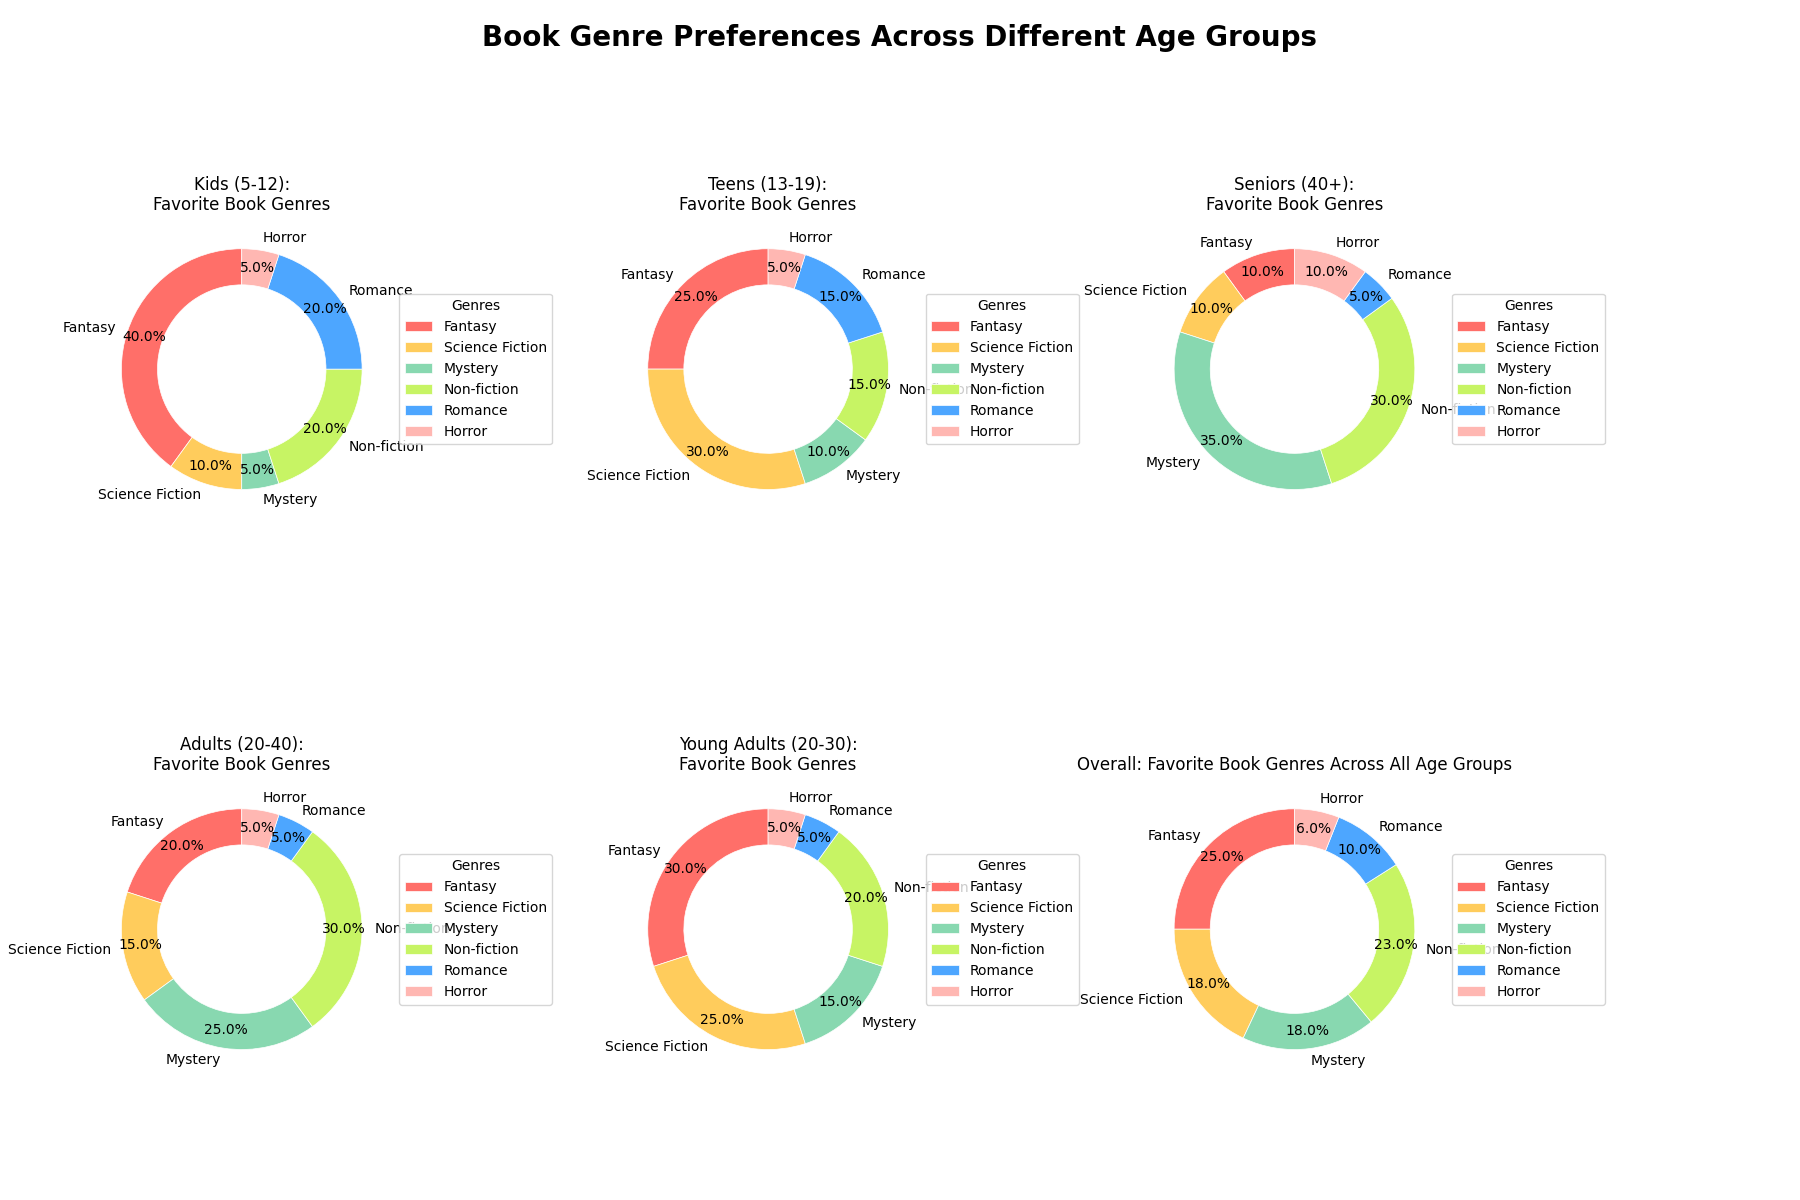

This figure's Python source:
import matplotlib.pyplot as plt
import numpy as np

age_groups = ['Kids (5-12)', 'Teens (13-19)', 'Young Adults (20-30)', 'Adults (20-40)', 'Seniors (40+)']
genres = ['Fantasy', 'Science Fiction', 'Mystery', 'Non-fiction', 'Romance', 'Horror']

data = {
    'Kids (5-12)': [40, 10, 5, 20, 20, 5],
    'Teens (13-19)': [25, 30, 10, 15, 15, 5],
    'Young Adults (20-30)': [30, 25, 15, 20, 5, 5],
    'Adults (20-40)': [20, 15, 25, 30, 5, 5],
    'Seniors (40+)': [10, 10, 35, 30, 5, 10]
}

colors = ['#ff6f69', '#ffcc5c', '#88d8b0', '#c7f464', '#4da6ff', '#ffb7b2']

total_per_genre = np.array([sum(data[group][i] for group in age_groups) for i in range(len(genres))])

fig, axs = plt.subplots(2, 3, figsize=(18, 12))

# Original mapping of subplots
mapping = [0, 1, 4, 3, 2]

for i, group_index in enumerate(mapping):
    group = age_groups[group_index]
    group_data = data[group]
    ax = axs[i // 3, i % 3]
    wedges, texts, autotexts = ax.pie(
        group_data,
        labels=genres,
        autopct='%1.1f%%',
        startangle=90,
        colors=colors,
        pctdistance=0.85,
        wedgeprops=dict(width=0.3, edgecolor='w', linewidth=0.5),
        textprops=dict(size=10)
    )
    
    ax.set(aspect="equal", title=f"{group}:\nFavorite Book Genres")
    ax.legend(wedges, genres, title="Genres", loc="center left", bbox_to_anchor=(1, 0, 0.5, 1))

ax = axs[1, 2]
wedges, texts, autotexts = ax.pie(
    total_per_genre,
    labels=genres,
    autopct='%1.1f%%',
    startangle=90,
    colors=colors,
    pctdistance=0.85,
    wedgeprops=dict(width=0.3, edgecolor='w', linewidth=0.5),
    textprops=dict(size=10)
)

ax.set(aspect="equal", title="Overall: Favorite Book Genres Across All Age Groups")
ax.legend(wedges, genres, title="Genres", loc="center left", bbox_to_anchor=(1, 0, 0.5, 1))

plt.tight_layout(rect=[0, 0, 0.9, 0.95])
plt.suptitle('Book Genre Preferences Across Different Age Groups', fontsize=20, weight='bold')
plt.show()
